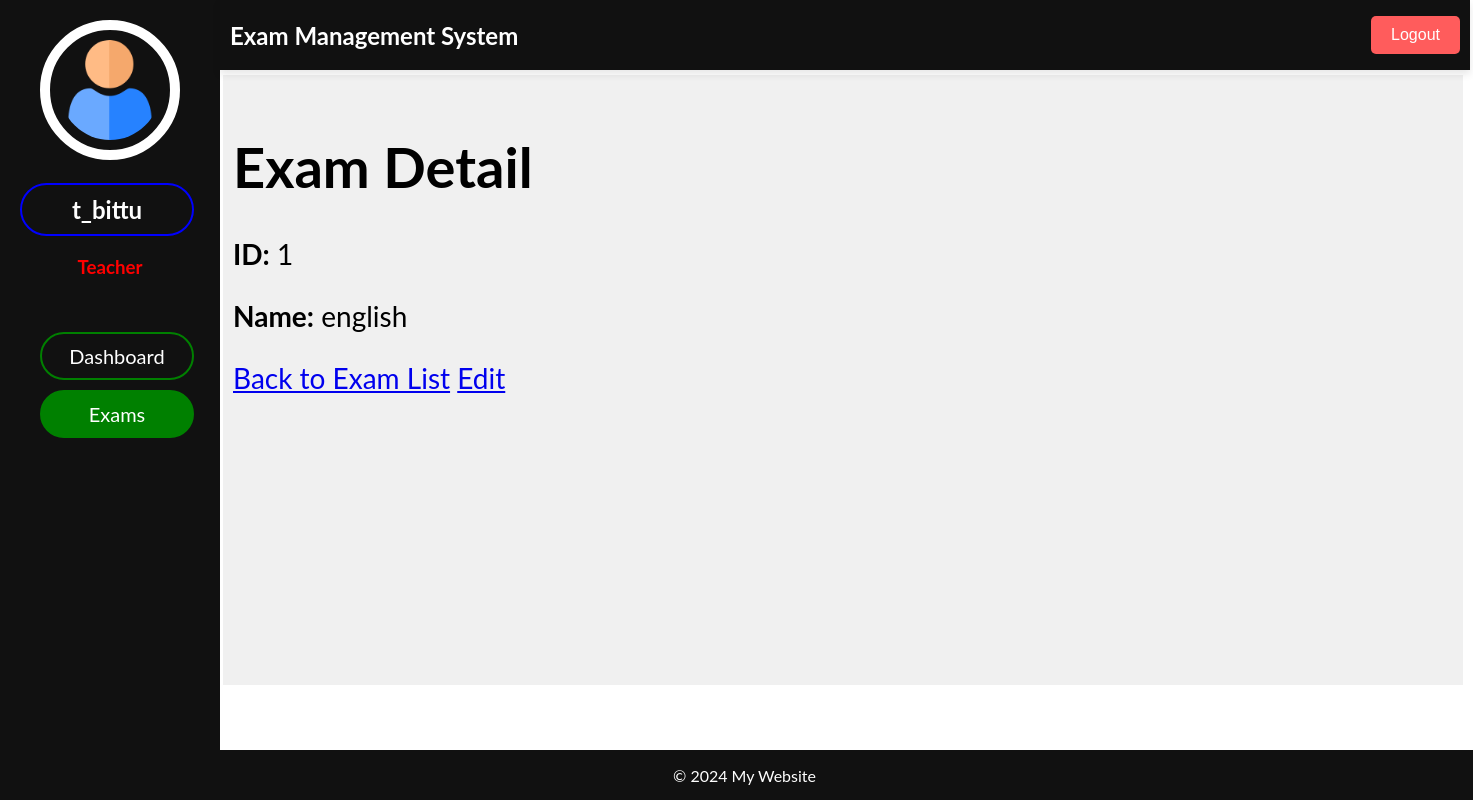
Screenshot of /teacherpanel/1/exams/detail/1/ with the database file from the repository.
### admin_panel/models.py (models this page shows, shortened)
class Teacher(models.Model):
    teacher_id = models.AutoField(primary_key=True)
    name = models.CharField(max_length=100)
    password = models.CharField(max_length=100, default="x")
    email = models.EmailField()
    phone = models.CharField(max_length=15)
    classes = models.ManyToManyField(Class, blank=True)

class Exam(models.Model):
    exam_id = models.AutoField(primary_key=True)
    name = models.CharField(max_length=100)

### teacher_panel/views.py (the view)
# urls.py: path('exams/detail/<int:pk>/', views.exam_detail, name='exam_detail'),
def exam_detail(request, teacher_id, pk):
    teacher = get_object_or_404(Teacher, pk=teacher_id)
    _exam = get_object_or_404(Exam, pk=pk)
    return render(request, 'teacher_exams/exam_detail.html', {'teacher': teacher, 'exam': _exam})

### teacher_panel/templates/teacher_exams/exam_detail.html (shortened to what this page needs)
{% extends "teacher_dashboard/index.html" %}
{% block header %}
    {% include "teacher_dashboard/header.html" %}
{% endblock header %}
{% block sidenav %}
    {% include "teacher_exams/sidenav.html" %}
{% endblock sidenav %}
{% block main %}
    <h1>Exam Detail</h1>
    <p><strong>ID:</strong> {{ exam.exam_id }}</p>
    <p><strong>Name:</strong> {{ exam.name }}</p>
    <a href="{% url 'teacher_exam_list' teacher.pk %}">Back to Exam List</a>
    <a href="{% url 'teacher_exam_update' teacher.pk exam.pk %}">Edit</a>
{% endblock main %}
{% block footer %}
    {% include "teacher_dashboard/footer.html" %}
{% endblock footer %}

### teacher_panel/templates/teacher_exams/sidenav.html (shortened to what this page needs)
{% load static %}
<div class="admin_profile">
    <img src="{% static "images/user.png" %}"/>
    <h2>{{ teacher.name }}</h2>
    <h3 style="color: red; text-align: center;">Teacher</h3>
</div>
<br/>
<ul class="sections">
    <li><a href="{% url "teacher_dashboard" teacher.pk %}">Dashboard</a></li>
    <li><a href="{% url "teacher_exams" teacher.pk %}"  class="current_nav">Exams</a></li>
</ul>

### admin_panel/static/css/index.css (style rules this page uses)
body { font-family: "Lato", sans-serif; }
.admin_profile img { width: 100px; height: 100px; border-radius: 100%; border: 10px solid white; padding: 10px; margin-left: 40px; }
.admin_profile h2 { color: white; text-align: center; border: 2px solid blue; border-radius: 50px; padding: 10px; width: 150px; margin-left: 20px; }
.sections li a { border: 2px solid green; border-radius: 50px; padding: 10px; text-decoration: none; font-size: 20px; color: white; display: block; text-align: center; width: 130px; }
.sections li { list-style-type: none; padding: 0; margin-left: 0; display: block; margin-top: 10px; align-self: center; }
.current_nav { background-color: green; color: white; }

### rows the page displays
Teacher: name "t_bittu"
Exam: exam_id "1", name "english"
